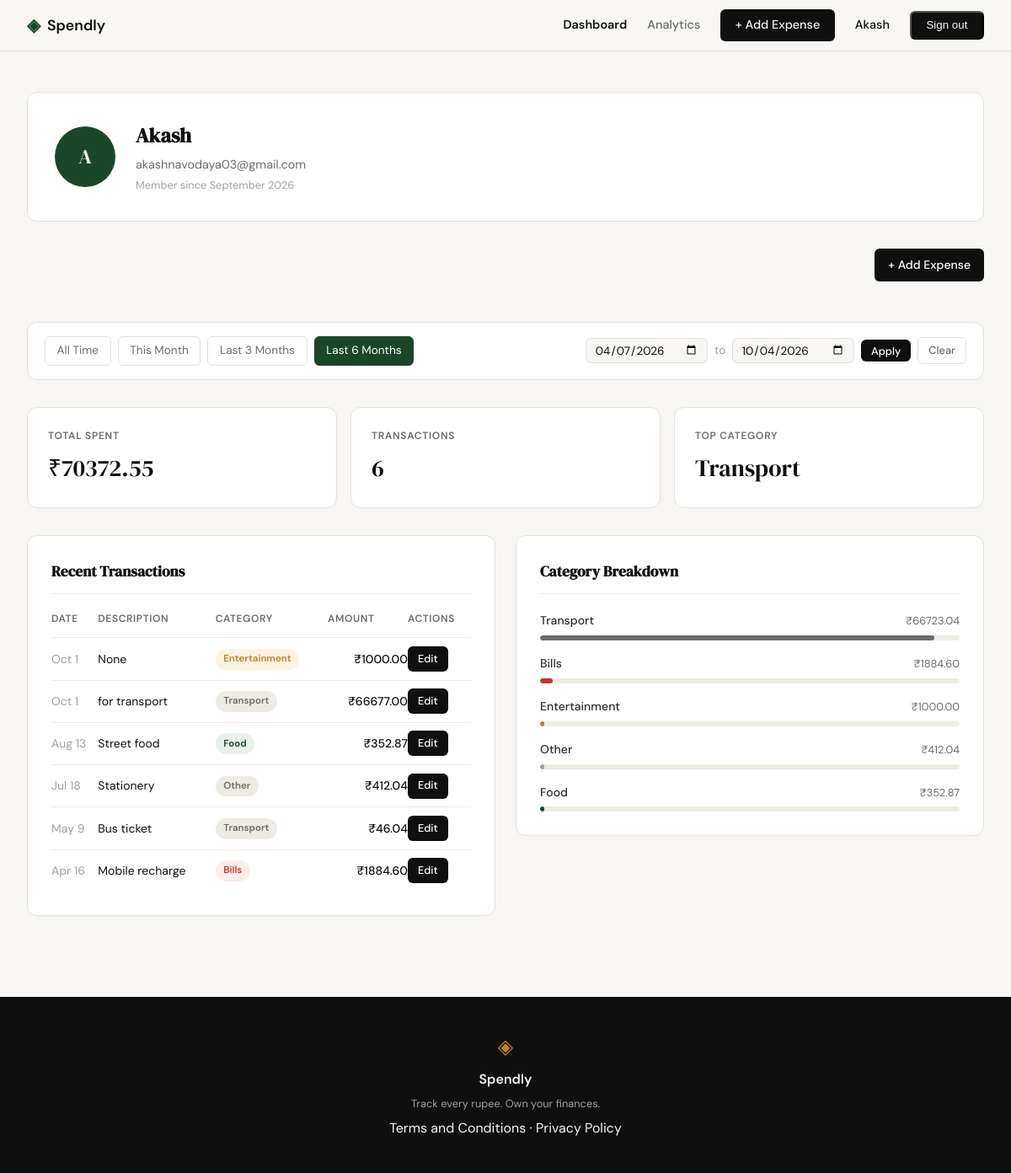
Page /profile?date_from=2026-04-07&date_to=2026-10-04 (signed in) on the committed database.
### tables this page shows
CREATE TABLE users (
            id INTEGER PRIMARY KEY AUTOINCREMENT,
            name TEXT NOT NULL,
            email TEXT UNIQUE NOT NULL,
            password_hash TEXT NOT NULL,
            created_at TEXT DEFAULT (datetime('now'))
        );

CREATE TABLE expenses (
            id INTEGER PRIMARY KEY AUTOINCREMENT,
            user_id INTEGER NOT NULL,
            amount REAL NOT NULL,
            category TEXT NOT NULL,
            date TEXT NOT NULL,
            description TEXT,
            created_at TEXT DEFAULT (datetime('now')),
            FOREIGN KEY (user_id) REFERENCES users(id)
        );

### app.py (the view)
@app.route("/profile")
def profile():
    if not session.get("user_id"):
        return redirect(url_for("login"))
    user_id = session["user_id"]
    date_from = _parse_date(request.args.get("date_from"))
    date_to = _parse_date(request.args.get("date_to"))
    if date_from and date_to and date_from > date_to:
        flash("Start date must be before end date.", "error")
        date_from = date_to = None
    today = date.today()
    first_of_month = today.replace(day=1).isoformat()
    last_3m = (today - timedelta(days=90)).isoformat()
    last_6m = (today - timedelta(days=180)).isoformat()
    today_str = today.isoformat()
    presets = {
        "today": today_str,
        "this_month": first_of_month,
        "last_3m": last_3m,
        "last_6m": last_6m,
    }
    user = get_user_by_id(user_id)
    stats = get_summary_stats(user_id, date_from, date_to)
    transactions = get_recent_transactions(
        user_id, date_from=date_from, date_to=date_to
    )
    categories = get_category_breakdown(user_id, date_from, date_to)
    return render_template(
        "profile.html",
        user=user,
        stats=stats,
        transactions=transactions,
        categories=categories,
        date_from=date_from,
        date_to=date_to,
        presets=presets,
    )

### app.py (called while the page is built)
def _parse_date(value):
    try:
        datetime.strptime(value, "%Y-%m-%d")
        return value
    except (ValueError, TypeError):
        return None

### database/db.py (called while the page is built)
def get_db():
    conn = sqlite3.connect(DB_PATH)
    conn.row_factory = sqlite3.Row
    conn.execute("PRAGMA foreign_keys = ON")
    return conn

### database/queries.py (called while the page is built)
def get_recent_transactions(user_id, limit=10, date_from=None, date_to=None):
    conn = get_db()
    sql = (
        "SELECT id, date, description, category, amount FROM expenses "
        "WHERE user_id = ?"
    )
    params = [user_id]
    if date_from and date_to:
        sql += " AND date BETWEEN ? AND ?"
        params.extend([date_from, date_to])
    sql += " ORDER BY date DESC LIMIT ?"
    params.append(limit)
    rows = conn.execute(sql, params).fetchall()
    conn.close()
    return [
        {
            "id": r["id"],
            "date": datetime.strptime(r["date"], "%Y-%m-%d").strftime("%b %-d"),
            "description": r["description"],
            "category": r["category"],
            "amount": f"₹{r['amount']:.2f}",
        }
        for r in rows
    ]

def get_summary_stats(user_id, date_from=None, date_to=None):
    conn = get_db()
    base = "FROM expenses WHERE user_id = ?"
    params = [user_id]
    if date_from and date_to:
        base += " AND date BETWEEN ? AND ?"
        params.extend([date_from, date_to])
    row = conn.execute(f"SELECT SUM(amount), COUNT(*) {base}", params).fetchone()
    top = conn.execute(
        f"SELECT category {base} GROUP BY category ORDER BY SUM(amount) DESC LIMIT 1",
        params,
    ).fetchone()
    total = row[0] or 0.0
    count = row[1] or 0
    conn.close()
    return {
        "total_spent": f"₹{total:.2f}",
        "transaction_count": count,
        "top_category": top["category"] if top else "—",
    }

def get_user_by_id(user_id):
    conn = get_db()
    row = conn.execute(
        "SELECT name, email, created_at FROM users WHERE id = ?", (user_id,)
    ).fetchone()
    conn.close()
    if row is None:
        return None
    dt = datetime.strptime(row["created_at"][:10], "%Y-%m-%d")
    initials = "".join(w[0].upper() for w in row["name"].split()[:2])
    return {
        "name": row["name"],
        "email": row["email"],
        "member_since": dt.strftime("%B %Y"),
        "initials": initials,
    }

### templates/profile.html (shortened to what this page needs)
{% extends "base.html" %}
{% block head %}
<link rel="stylesheet" href="{{ url_for('static', filename='css/profile.css') }}">
{% endblock %}
{% block content %}
<div class="profile-page">
    <div class="profile-inner">
        <div class="profile-header-card">
            <div class="profile-avatar">{{ user.initials }}</div>
            <div class="profile-meta">
                <h1 class="profile-name">{{ user.name }}</h1>
                <p class="profile-email">{{ user.email }}</p>
                <p class="profile-since">Member since {{ user.member_since }}</p>
            </div>
        </div>
        <div style="text-align:right; margin-bottom: 1rem;">
            <a href="{{ url_for('add_expense') }}" class="btn">+ Add Expense</a>
        </div>
        <div class="filter-bar">
            <div class="filter-presets">
                <a href="{{ url_for('profile') }}"
                   class="preset-btn{% if not date_from and not date_to %} preset-btn--active{% endif %}">All Time</a>
                <a href="{{ url_for('profile', date_from=presets.this_month, date_to=presets.today) }}"
                   class="preset-btn{% if date_from == presets.this_month and date_to == presets.today %} preset-btn--active{% endif %}">This Month</a>
                <a href="{{ url_for('profile', date_from=presets.last_3m, date_to=presets.today) }}"
                   class="preset-btn{% if date_from == presets.last_3m and date_to == presets.today %} preset-btn--active{% endif %}">Last 3 Months</a>
                <a href="{{ url_for('profile', date_from=presets.last_6m, date_to=presets.today) }}"
                   class="preset-btn{% if date_from == presets.last_6m and date_to == presets.today %} preset-btn--active{% endif %}">Last 6 Months</a>
            </div>
            <form class="filter-form" method="get" action="{{ url_for('profile') }}">
                <input type="date" name="date_from" value="{{ date_from or '' }}">
                <span class="filter-sep">to</span>
                <input type="date" name="date_to" value="{{ date_to or '' }}">
                <button type="submit" class="btn btn--sm">Apply</button>
                {% if date_from or date_to %}
                <a href="{{ url_for('profile') }}" class="btn btn--sm btn--ghost">Clear</a>
                {% endif %}
            </form>
        </div>
        <div class="stats-row">
            <div class="stat-card">
                <span class="stat-label">Total Spent</span>
                <span class="stat-value">{{ stats.total_spent }}</span>
            </div>
            <div class="stat-card">
                <span class="stat-label">Transactions</span>
                <span class="stat-value">{{ stats.transaction_count }}</span>
            </div>
            <div class="stat-card">
                <span class="stat-label">Top Category</span>
                <span class="stat-value">{{ stats.top_category }}</span>
            </div>
        </div>
        <div class="profile-grid">
            <div class="profile-card">
                <h2 class="card-title">Recent Transactions</h2>
                <table class="tx-table">
                    <thead>
                        <tr>
                            <th>Date</th>
                            <th>Description</th>
                            <th>Category</th>
                            <th class="tx-amount-col">Amount</th>
                            <th>Actions</th>
                        </tr>
                    </thead>
                    <tbody>
                        {% for tx in transactions %}
                        <tr>
                            <td class="tx-date">{{ tx.date }}</td>
                            <td>{{ tx.description }}</td>
                            <td><span class="badge badge--{{ tx.category | lower }}">{{ tx.category }}</span></td>
                            <td class="tx-amount">{{ tx.amount }}</td>
                            <td>
                              <a href="/expenses/{{ tx.id }}/edit" class="btn btn--sm">Edit</a>
                            </td>
                        </tr>
                        {% endfor %}
                    </tbody>
                </table>
            </div>
            <div class="profile-card">
                <h2 class="card-title">Category Breakdown</h2>
                <div class="breakdown-list">
                    {% for cat in categories %}
                    <div class="breakdown-row">
                        <div class="breakdown-meta">
                            <span class="breakdown-name">{{ cat.name }}</span>
                            <span class="breakdown-total">{{ cat.amount }}</span>
                        </div>
                        <div class="breakdown-track">
                            <div class="breakdown-bar breakdown-bar--{{ cat.name | lower }}" style="width: {{ cat.pct }}%"></div>
                        </div>
                    </div>
                    {% endfor %}
                </div>
            </div>
        </div>
    </div>
</div>
{% endblock %}

### templates/base.html (shortened to what this page needs)
<!DOCTYPE html>
<html lang="en">
<head>
    <link rel="stylesheet" href="{{ url_for('static', filename='css/style.css') }}">
    {% block head %}{% endblock %}
</head>
<body>
    <nav class="navbar">
        <div class="nav-inner">
            <a href="{{ url_for('landing') }}" class="nav-brand">
                <span class="brand-icon">◈</span>
                <span class="brand-name">Spendly</span>
            </a>
            <div class="nav-links">
                {% if session.get('user_id') %}
                    <a href="{{ url_for('profile') }}" class="{{ 'nav-active' if request.endpoint == 'profile' else '' }}">Dashboard</a>
                    <a href="{{ url_for('analytics') }}" class="{{ 'nav-active' if request.endpoint == 'analytics' else '' }}">Analytics</a>
                    <a href="{{ url_for('add_expense') }}" class="nav-cta {{ 'nav-active' if request.endpoint == 'add_expense' else '' }}">+ Add Expense</a>
                    <span>{{ session.get('user_name') }}</span>
                    <form method="post" action="{{ url_for('logout') }}" style="display:inline">
                        <button type="submit" class="nav-cta">Sign out</button>
                    </form>
                {% else %}
                    <a href="{{ url_for('login') }}">Sign in</a>
                    <a href="{{ url_for('register') }}" class="nav-cta">Get started</a>
                {% endif %}
            </div>
        </div>
    </nav>
    <main class="main-content">
        {% block content %}{% endblock %}
    </main>
    <footer class="footer">
        <div class="footer-inner">
            <span class="brand-icon">◈</span>
            <span class="footer-name">Spendly</span>
            <p class="footer-copy">Track every rupee. Own your finances.</p>
            <p><a href="/terms">Terms and Conditions</a> · <a href="/privacy">Privacy Policy</a></p>
        </div>
    </footer>
</body>
</html>

### static/css/profile.css (style rules this page uses)
.filter-bar { display: flex; flex-wrap: wrap; gap: 0.75rem; align-items: center; background: var(--paper-card); border: 1px solid var(--border); border-radius: var(--radius-md); padding: 1rem 1.25rem; }
.filter-presets { display: flex; gap: 0.5rem; flex-wrap: wrap; flex: 1; }
.preset-btn { padding: 0.35rem 0.85rem; border-radius: var(--radius-sm); border: 1px solid var(--border); background: transparent; color: var(--ink-muted); text-decoration: none; font-size: 0.85rem; font-family: var(--font-body); transition: all 0.15s; }
.preset-btn--active { background: var(--accent); color: var(--paper-card); border-color: var(--accent); }
.filter-form { display: flex; align-items: center; gap: 0.5rem; flex-wrap: wrap; }
.filter-sep { font-size: 0.85rem; color: var(--ink-faint); }
.filter-form input[type="date"] { border: 1px solid var(--border); border-radius: var(--radius-sm); padding: 0.3rem 0.6rem; font-family: var(--font-body); font-size: 0.85rem; background: var(--paper); color: var(--ink); outline: none; transition: border-color 0.15s; }
.btn { display: inline-block; padding: 0.5rem 1rem; border-radius: var(--radius-sm); font-family: var(--font-body); font-size: 0.875rem; font-weight: 500; cursor: pointer; border: none; text-decoration: none; transition: background 0.15s, color 0.15s, border-color 0.15s; }
.btn--sm { padding: 0.3rem 0.75rem; font-size: 0.8rem; }
.btn:not(.btn--ghost) { background: var(--ink); color: var(--paper-card); }
.btn--ghost { background: transparent; color: var(--ink-muted); border: 1px solid var(--border); }

### rows in the picture
users: get "Akash", name "Akash", email "akashnavodaya03@gmail.com"
expenses: date "Oct 1", description "None", category "Entertainment", amount "₹1000.00"
expenses: date "Oct 1", description "for transport", category "Transport", amount "₹66677.00"
expenses: date "Aug 13", description "Street food", category "Food", amount "₹352.87"
expenses: date "Jul 18", description "Stationery", category "Other", amount "₹412.04"
expenses: date "May 9", description "Bus ticket", category "Transport", amount "₹46.04"
expenses: date "Apr 16", description "Mobile recharge", category "Bills", amount "₹1884.60"

### other values in the picture
{{ user.initials }} "A"
{{ user.member_since }} "September 2026"
{{ stats.total_spent }} "₹70372.55"
{{ stats.transaction_count }} "6"
{{ stats.top_category }} "Transport"
{{ cat.name }} "Transport" "Bills" "Entertainment" "Other" "Food"
{{ cat.amount }} "₹66723.04" "₹1884.60" "₹1000.00" "₹412.04" "₹352.87"
